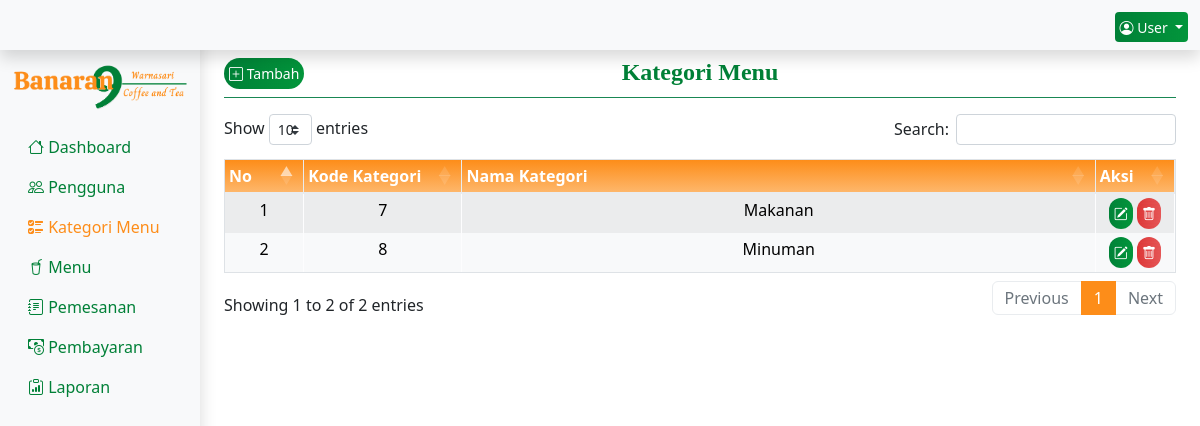
Screenshot of /admin/kategori.php (signed in) with the database file from the repository.
### tables this page shows
CREATE TABLE `kategori` (
  `kode_kategori` int(5) NOT NULL,
  `nama_kategori` varchar(100) DEFAULT NULL
);

### functions.php (called while the page is built, shortened)
<?php
$conn = mysqli_connect("localhost", "root", "", "db_banaran");
function query($query) {
    global $conn;
    $result = mysqli_query($conn, $query);
    $rows   = [];
    while($row = mysqli_fetch_assoc($result)) {
        $rows[] = $row;
    }
    return $rows;
}

### admin/kategori.php (the view, shortened to what this page needs)
<?php
require '../functions.php';
$kategori = query("SELECT * FROM kategori");
?>
<!doctype html>
<html lang="en">
  <head>
    <?php include '../kerangka/head.php'; ?>
</head>
<body>
<?php include '../kerangka/navbar_admin.php'; ?>
<div class="container-fluid">
  <div class="row" id="bawah_navbar">
    <nav id="sidebarMenu" class="col-md-3 col-lg-2 d-md-block bg-light shadow sidebar1 collapse position-fixed">
    <img src="../img/Logo_Banaran_Transparant.png" class="img-fluid mt-3" alt="Logo Banaran" width="100%" id="left">
      <div class="position-sticky pt-3 sidebar1-sticky">
        <ul class="nav flex-column" id="left">
          <li class="nav-item">
            <a class="nav-link" href="index.php" id="gambar1"><i class="bi bi-house"></i> Dashboard</a>
          </li>
          <li class="nav-item">
            <a class="nav-link" href="pengguna.php" id="gambar1"><i class="bi bi-people"></i> Pengguna</a>
          </li>
          <li class="nav-item">
            <a class="nav-link active" href="kategori.php" id="gambar1"><i class="bi bi-ui-checks"></i> Kategori Menu</a>
          </li>
          <li class="nav-item">
            <a class="nav-link" href="menu.php" id="gambar1"><i class="bi bi-cup-straw"></i> Menu</a>
          </li>
          <li class="nav-item">
            <a class="nav-link" href="pemesanan.php" id="gambar1"><i class="bi bi-journal-text"></i> Pemesanan</a>
          </li>
          <li class="nav-item">
            <a class="nav-link" href="pembayaran.php" id="gambar1"><i class="bi bi-cash-coin"></i> Pembayaran</a>
          </li>
          <li class="nav-item">
            <a class="nav-link" href="laporan.php" id="gambar1"><i class="bi bi-clipboard-data"></i> Laporan</a>
          </li>
        </ul>
      </div>
    </nav>
    <main class="col-md-9 ms-sm-auto col-lg-10 px-md-4">
    <div class="border-bottom border-success">
      <div class="row" id="top">
        <div class="col-lg-2">
          <button type="button" class="btn btn-sm text-white rounded-pill mb-2" id="btn_user" data-bs-toggle="modal" data-bs-target="#tambah"><i class="bi bi-plus-square"></i> Tambah</button>
        </div>
        <div class="col-lg-8">
          <h4 class="text-center" id="sub_judul4">Kategori Menu</h4>
        </div>
      </div>
    </div>
    <div class="table-responsive mt-3">
    <table id="table" class="table table-striped table-bordered display border mt-6 table-hover table-sm ">
    <thead class="text-white">
      <tr class="text-center">
        <th>No</th>
        <th>Kode Kategori</th>
        <th>Nama Kategori</th>
        <th>Aksi</th>
      </tr>
    </thead>
    <tbody  class="table-light text-center" id="tbody">
      <?php $i = 1; ?>
      <?php foreach( $kategori as $row) : ?>
        <tr>
        <td class="col-sm-1"><?= $i++; ?></td>
        <td class="col-sm-2"><?= $row["kode_kategori"] ?></td>
        <td class="col-sm-8"><?= $row["nama_kategori"] ?></td>
        <td class="col-sm-1">
        <div class="text-center">
          <a href="" class="btn btn-sm rounded-pill text-white" id="btn_user" data-bs-toggle="modal" data-bs-target="#edit<?php echo $row['kode_kategori']; ?>"><i class="bi bi-pencil-square"></i></a>
          <a href="" class="btn btn-sm rounded-pill text-white" id="btn_user3" data-bs-toggle="modal" data-bs-target="#hapus<?php echo $row['kode_kategori']; ?>"><i class="bi bi-trash"></i></a>
        </td>
        </tr>
      <?php endforeach ?>
    </tbody>
    </table>
    </div>
    </main>
  </div>
</div>
<?php
    if(isset($tambah_kategori_berhasil)) {
      echo "<script> tambah_kategori_berhasil(); </script>";
    }else if(isset($tambah_kategori_gagal)){
      echo "<script> tambah_kategori_gagal(); </script>";
    }else if(isset($edit_kategori_berhasil)){
      echo "<script> edit_kategori_berhasil(); </script>";
    }else if(isset($edit_kategori_gagal)){
      echo "<script> edit_kategori_gagal(); </script>";
    }else if(isset($hapus_kategori_berhasil)){
      echo "<script> hapus_kategori_berhasil(); </script>";
    }else if(isset($hapus_kategori_gagal)){
      echo "<script> hapus_kategori_gagal(); </script>";
    }else{
      exit;
    };
?>

### css/style_customm.css (style rules this page uses)
:root { --brand: #008037; --brand2: #fd8d19; --brand3: #ffe0a7; --hover: #47c17c; --dark: #092032; --light: rgb(255, 255, 255); --shadow: 0px 6px 30px rgba(0, 0, 0, 0.402); }
body { font-family: "Montserrat", sans-serif; color: var(--dark); line-height: 1; text-align: justify; }
a { color: var(--dark); }
.nav-item .nav-link { color: var(--brand); }
.nav-item .nav-link.active { color: var(--brand2); }
#left { position: relative; animation: darikiri 3s; animation-fill-mode: forwards; }
#top { position: relative; animation: dariatas 3s; animation-fill-mode: forwards; }
#sub_judul4 { color: var(--brand); font-weight: bold; font-family: cursive; }
#bawah_navbar { margin-top: 58px; }
.sidebar1 { position: fixed; top: 0; bottom: 0; z-index: 10; padding: 48px 0 0; }
.sidebar1-sticky { height: calc(100vh); overflow-x: hidden; overflow-y: auto; }
#gambar1 { transition: 1s; }
thead { background-image: linear-gradient(to bottom, var(--brand2) , #fd8f199f); color: var(--light); }

### css/style_button.css (style rules this page uses)
#btn_user { background: linear-gradient(-45deg, #008037, #0ad447, #008037); background-size: 800% 10%; padding: 5px; display: inline-block; border: none; transition: all .5s ease-in-out; animation: gradient 10s infinite cubic-bezier(.62, .28, .23, .99) both; }
#btn_user3 { background: linear-gradient(-45deg, #dc3535, #ffb4b4 , #dc3535); background-size: 800% 10%; padding: 5px; display: inline-block; border: none; transition: all .5s ease-in-out; animation: gradient 10s infinite cubic-bezier(.62, .28, .23, .99) both; }

### rows the page displays
kategori: kode_kategori "7", nama_kategori "Makanan"
kategori: kode_kategori "8", nama_kategori "Minuman"
